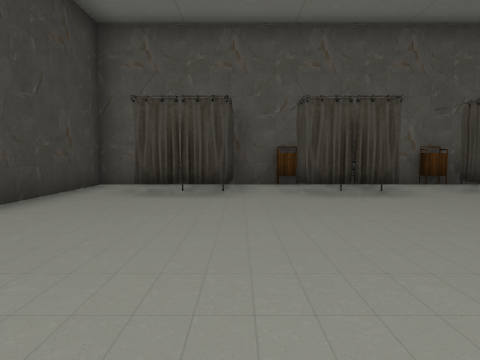
View 1 (above)

21 first-person views from a walk through a Unity game level. The camera is 1.3 m above the floor, tilts 4° down and sees 70° across. The floor is counted in squares, 2 m on a side. Each view is taken from the middle of a square. On the plan, view 1 faces up. The plan holds only what a view shows up to about 10 squares ahead; the rest is blank. The place goes on beyond the plan. The player is left out. Some surface patterns are stand-ins.

View 2
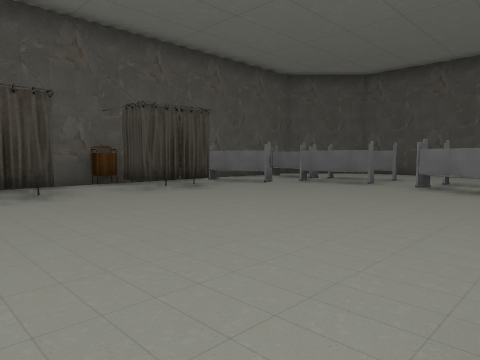

View 3
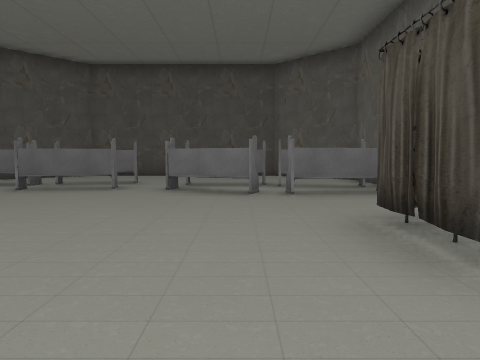

View 4
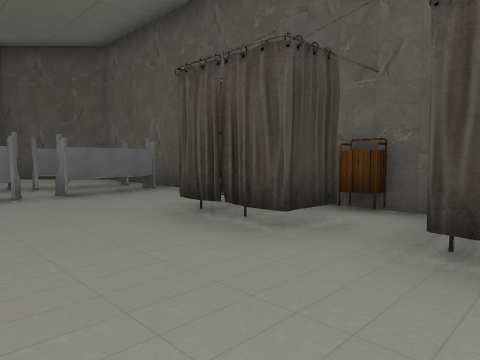

View 5
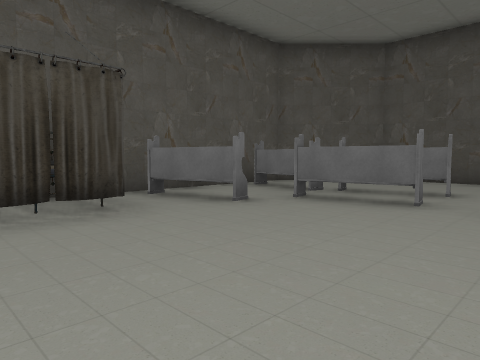

View 6
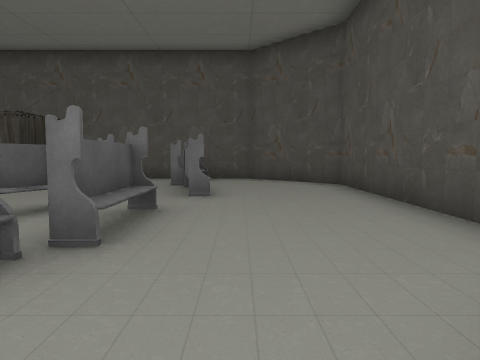

View 7
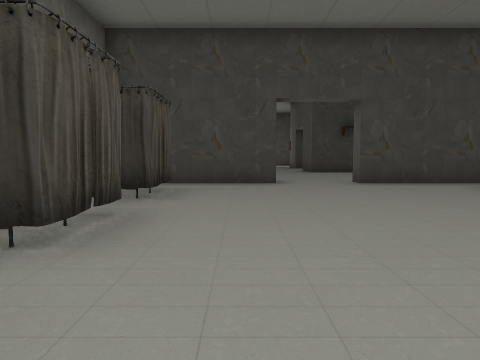

View 8
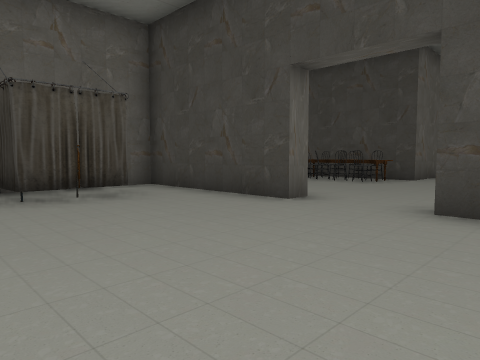

View 9
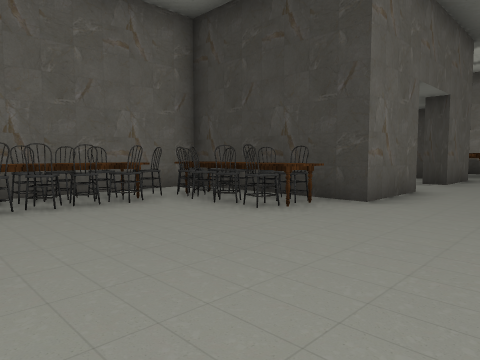

View 10
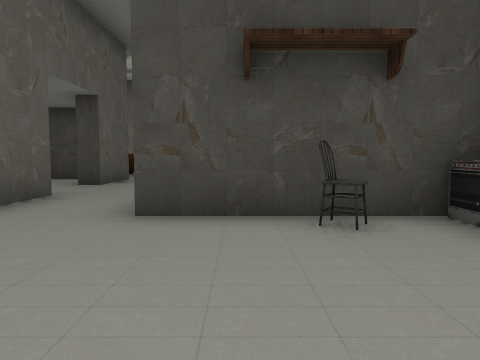

View 11
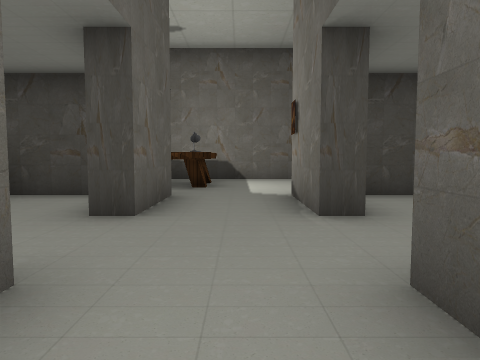

View 12
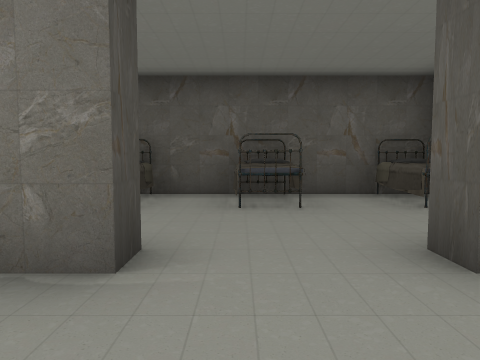

View 13
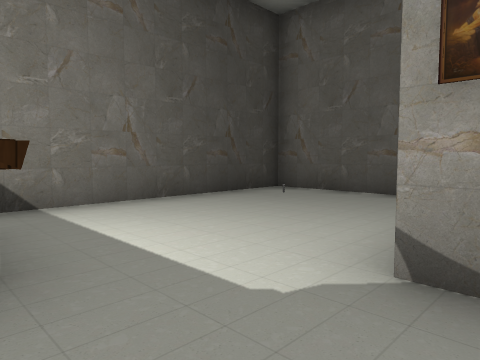

View 14
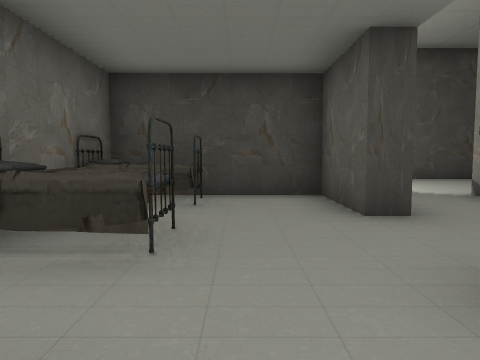

View 15
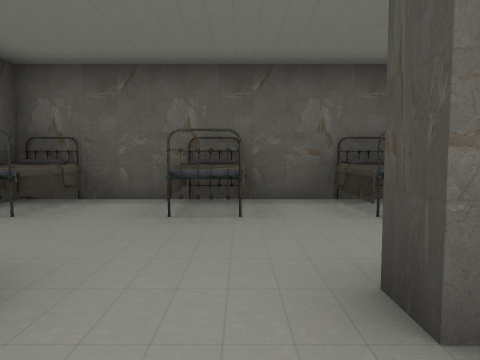

View 16
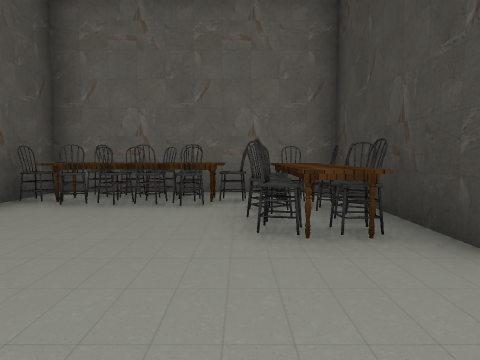

View 17
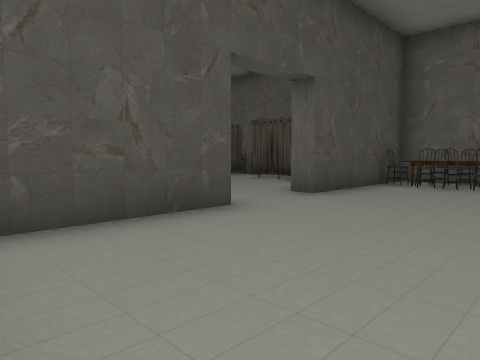

View 18
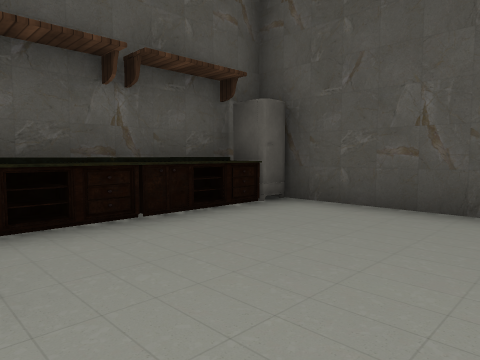

View 19
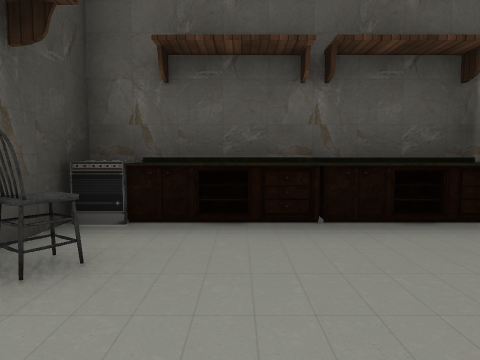

View 20
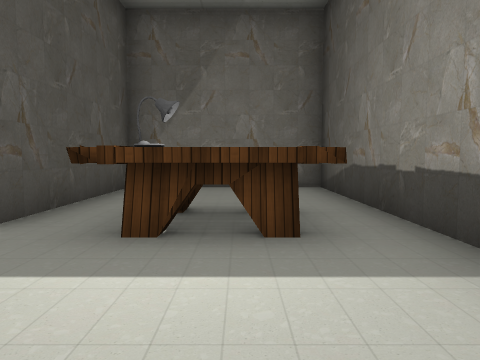

View 21
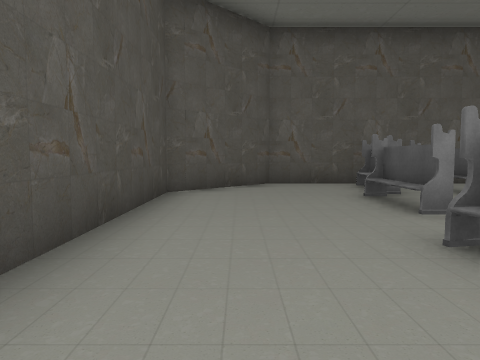

### Floor plan
Ten units are one square. View 1 is at (0, 0); x grows to the right and y downward. Boxes are objects, and circles mark ways between rooms. Rooms are numbered by the first view taken in them; rooms with no view inside come last. Other rooms are left out.
<svg viewBox="-192 -90 330 120">
<path fill="none" stroke="#000" d="M35 -79 25 -79M79 21 113 21 133 1 133 -59 113 -79 56 -79M5 -79 -2 -79M-32 -19 -32 21M-32 -79 -32 -39M-101 -39 -107 -39 -107 -44M-108 -19 -87 -19 -87 -2M-87 -55 -87 -38M-127 -44 -127 -39M-127 -14 -147 -14 -147 18M-95 -79 -135 -79M-85 21 -64 21M-32 -39 -37 -39 -37 -74M-147 -60 -147 -50M-46 21 -26 21M-42 -79 -85 -79M-37 22 -37 -19 -32 -19M-127 -39 -148 -39M-147 15 -147 -19 -127 -19 -127 -14M-161 -79 -187 -79 -187 21 -180 21"/>
<rect x="-25" y="15" width="10" height="10" fill="#bbb"><title>other object</title></rect>
<rect x="-15" y="5" width="10" height="10" fill="#bbb"><title>other object</title></rect>
<rect x="-15" y="-65" width="10" height="10" fill="#bbb"><title>other object</title></rect>
<rect x="-5" y="5" width="10" height="10" fill="#bbb"><title>other object</title></rect>
<rect x="-5" y="-65" width="10" height="10" fill="#bbb"><title>other object</title></rect>
<rect x="5" y="5" width="10" height="10" fill="#bbb"><title>other object</title></rect>
<rect x="5" y="-65" width="10" height="10" fill="#bbb"><title>other object</title></rect>
<rect x="5" y="-85" width="10" height="10" fill="#bbb"><title>nightstand</title></rect>
<rect x="15" y="5" width="10" height="10" fill="#bbb"><title>other object</title></rect>
<rect x="15" y="-65" width="10" height="10" fill="#bbb"><title>other object</title></rect>
<rect x="25" y="15" width="10" height="10" fill="#bbb"><title>nightstand</title></rect>
<rect x="25" y="5" width="10" height="10" fill="#bbb"><title>other object</title></rect>
<rect x="35" y="-5" width="10" height="10" fill="#bbb"><title>other object</title></rect>
<rect x="35" y="-75" width="10" height="10" fill="#bbb"><title>nightstand</title></rect>
<rect x="45" y="5" width="10" height="10" fill="#bbb"><title>other object</title></rect>
<rect x="45" y="-65" width="10" height="10" fill="#bbb"><title>other object</title></rect>
<rect x="45" y="-85" width="10" height="20" fill="#bbb"><title>other object</title></rect>
<rect x="55" y="-75" width="10" height="20" fill="#bbb"><title>other object</title></rect>
<rect x="65" y="-75" width="10" height="20" fill="#bbb"><title>bench</title></rect>
<rect x="75" y="-5" width="10" height="20" fill="#bbb"><title>bench</title></rect>
<rect x="75" y="-25" width="10" height="20" fill="#bbb"><title>bench</title></rect>
<rect x="85" y="-5" width="10" height="20" fill="#bbb"><title>bench</title></rect>
<rect x="85" y="-55" width="10" height="20" fill="#bbb"><title>bench</title></rect>
<rect x="95" y="-25" width="10" height="20" fill="#bbb"><title>bench</title></rect>
<rect x="95" y="-55" width="10" height="20" fill="#bbb"><title>bench</title></rect>
<rect x="95" y="-75" width="10" height="20" fill="#bbb"><title>bench</title></rect>
<rect x="-145" y="15" width="10" height="10" fill="#bbb"><title>other object</title></rect>
<rect x="-145" y="5" width="10" height="10" fill="#bbb"><title>bed</title></rect>
<rect x="-145" y="-65" width="10" height="10" fill="#bbb"><title>other object</title></rect>
<rect x="-145" y="-85" width="10" height="10" fill="#bbb"><title>other object</title></rect>
<rect x="-135" y="15" width="10" height="10" fill="#bbb"><title>other object</title></rect>
<rect x="-135" y="5" width="10" height="10" fill="#bbb"><title>other object</title></rect>
<rect x="-125" y="15" width="10" height="10" fill="#bbb"><title>pillow</title></rect>
<rect x="-125" y="5" width="10" height="10" fill="#bbb"><title>other object</title></rect>
<rect x="-125" y="-75" width="10" height="10" fill="#bbb"><title>other object</title></rect>
<rect x="-125" y="-85" width="10" height="10" fill="#bbb"><title>bed</title></rect>
<rect x="-115" y="15" width="10" height="10" fill="#bbb"><title>other object</title></rect>
<rect x="-115" y="5" width="10" height="10" fill="#bbb"><title>bed</title></rect>
<rect x="-105" y="5" width="10" height="10" fill="#bbb"><title>bed</title></rect>
<rect x="-95" y="15" width="10" height="10" fill="#bbb"><title>other object</title></rect>
<rect x="-95" y="5" width="10" height="10" fill="#bbb"><title>other object</title></rect>
<rect x="-95" y="-65" width="10" height="10" fill="#bbb"><title>bed</title></rect>
<rect x="-95" y="-75" width="10" height="10" fill="#bbb"><title>pillow</title></rect>
<rect x="-95" y="-85" width="10" height="10" fill="#bbb"><title>bed</title></rect>
<rect x="-85" y="5" width="10" height="10" fill="#bbb"><title>chair</title></rect>
<rect x="-85" y="-5" width="10" height="10" fill="#bbb"><title>chair</title></rect>
<rect x="-85" y="-15" width="10" height="10" fill="#bbb"><title>chair</title></rect>
<rect x="-85" y="-65" width="10" height="10" fill="#bbb"><title>chair</title></rect>
<rect x="-85" y="-75" width="10" height="10" fill="#bbb"><title>other object</title></rect>
<rect x="-75" y="5" width="10" height="10" fill="#bbb"><title>chair</title></rect>
<rect x="-75" y="-5" width="10" height="10" fill="#bbb"><title>chair</title></rect>
<rect x="-75" y="-15" width="10" height="10" fill="#bbb"><title>chair</title></rect>
<rect x="-75" y="-85" width="10" height="10" fill="#bbb"><title>other object</title></rect>
<rect x="-65" y="15" width="10" height="10" fill="#bbb"><title>chair</title></rect>
<rect x="-65" y="5" width="10" height="10" fill="#bbb"><title>chair</title></rect>
<rect x="-55" y="15" width="10" height="10" fill="#bbb"><title>chair</title></rect>
<rect x="-55" y="5" width="10" height="10" fill="#bbb"><title>chair</title></rect>
<rect x="-55" y="-85" width="10" height="10" fill="#bbb"><title>other object</title></rect>
<rect x="-45" y="5" width="10" height="10" fill="#bbb"><title>chair</title></rect>
<rect x="-45" y="-75" width="10" height="10" fill="#bbb"><title>fridge</title></rect>
<rect x="-185" y="-75" width="10" height="10" fill="#bbb"><title>other object</title></rect>
<rect x="-175" y="-25" width="20" height="20" fill="#bbb"><title>table</title></rect>
<circle cx="-30" cy="-25" r="3" fill="#2a7"/>
<circle cx="-115" cy="-10" r="3" fill="#2a7"/>
<circle cx="-115" cy="-40" r="3" fill="#2a7"/>
<circle cx="-150" cy="20" r="3" fill="#2a7"/>
<circle cx="-95" cy="-25" r="3" fill="#2a7"/>
<text x="50" y="-30">1</text>
<text x="-90" y="-30">2</text>
<text x="-160" y="-30">3</text>
</svg>
Room 1 opens to room 2. Room 2 opens to room 3.

Where each view was taken, in squares from view 1:
view 1: 0 up, 0 right, facing up
view 2: 0 up, 1 right, facing up-right
view 3: 1 up, 2 right, facing right
view 4: 2 up, 2 right, facing down-right
view 5: 2 up, 4 right, facing up-right
view 6: 2 down, 11 right, facing up
view 7: 1 up, 5 right, facing left
view 8: 5 up, 1 right, facing down-left
view 9: 4 up, 4 left, facing down-left
view 10: 5 up, 5 left, facing left
view 11: 3 up, 9 left, facing left
view 12: 2 up, 12 left, facing up
view 13: 2 up, 14 left, facing up-left
view 14: 0 up, 9 left, facing left
view 15: 3 up, 12 left, facing down
view 16: 4 up, 7 left, facing down
view 17: 7 up, 7 left, facing down-right
view 18: 4 up, 8 left, facing up-right
view 19: 4 up, 7 left, facing up
view 20: 5 up, 17 left, facing down
view 21: 6 up, 12 right, facing down
